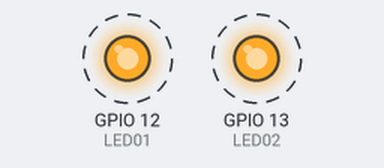
Bench run of a sketch on a simulated ESP32. Parts: output pins drawn as LEDs (lit = HIGH). Dashed ring = blinking.

Above: at 0.08 s.
Timing chart, 0 to 3.0 s (numbered marks = the images above):
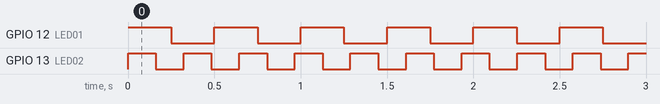

Measured:
- by itself, GPIO 12 (LED01): alternates HIGH for 0.25 s and LOW for 0.25 s
- by itself, GPIO 13 (LED02): alternates HIGH for 0.16 s and LOW for 0.16 s

The sketch:

EJERCICIO1_2.ino
```cpp
// Solo se utiliza el core 1
#if CONFIG_FREERTOS_UNICORE
static const BaseType_t app_cpu = 0;
#else
static const BaseType_t app_cpu = 1;
#endif

//Pins
static const int LED01 = 12;
static const int LED02 = 13;

//Tarea 01
void toggleLED_1(void *parameter) {
  while(1) {

      digitalWrite(LED01, HIGH);
      vTaskDelay(250 / portTICK_PERIOD_MS);
      digitalWrite(LED01, LOW);
      vTaskDelay(250 / portTICK_PERIOD_MS);
  }
}
void toggleLED_2(void *parameter) {
  while(1) {
      digitalWrite(LED02, HIGH);
      vTaskDelay(161.5 / portTICK_PERIOD_MS);
      digitalWrite(LED02, LOW);
      vTaskDelay(161.5 / portTICK_PERIOD_MS);
  }
}

void setup() {
  pinMode(LED01, OUTPUT);
  pinMode(LED02, OUTPUT);
    xTaskCreatePinnedToCore (
            toggleLED_1,    // Funcion que se manda a llamar
            "Toggle 01",    // El nombre de la tarea
            1024,           // Stack size
            NULL,           //
            1,              // Prioridades
            NULL,           //
            app_cpu);       //Core
  // put your setup code here, to run once:
    xTaskCreatePinnedToCore (
            toggleLED_2,    // Funcion que se manda a llamar
            "Toggle 02",    // El nombre de la tarea
            1024,           // Stack size
            NULL,           //
            1,              // Prioridades
            NULL,           //
            app_cpu);       //Core

}

void loop() {
  // put your main code here, to run repeatedly:

}
```
